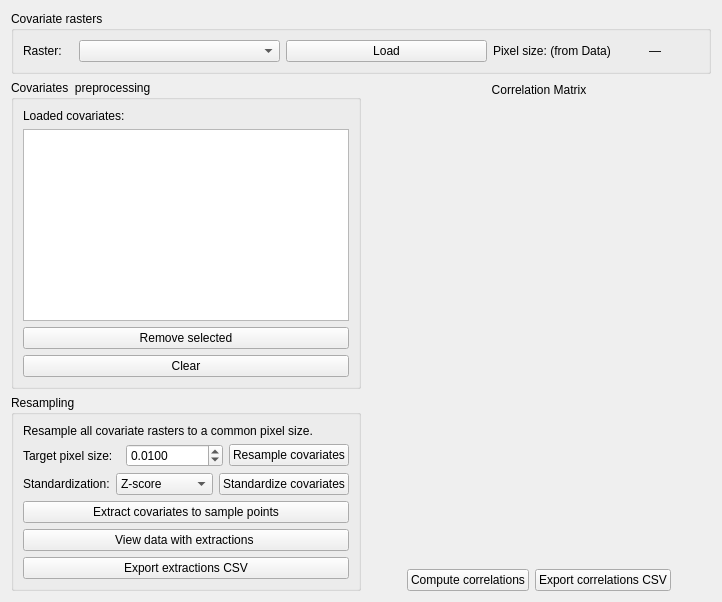
         <widget class="QWidget" name="tabMLCovariables">
          <attribute name="title">
           <string>Covariates</string>
          </attribute>
          <layout class="QVBoxLayout" name="verticalLayoutCovariables">
           <item>
            <widget class="QGroupBox" name="groupCovRasters">
             <property name="title">
              <string>Covariate rasters</string>
             </property>
             <layout class="QHBoxLayout" name="horizontalLayoutCovRasters">
              <item>
               <widget class="QLabel" name="labelRaster">
                <property name="maximumSize">
                 <size>
                  <width>50</width>
                  <height>16777215</height>
                 </size>
                </property>
                <property name="text">
                 <string>Raster:</string>
                </property>
               </widget>
              </item>
              <item>
               <widget class="QComboBox" name="cmbMLRaster">
                <property name="maximumSize">
                 <size>
                  <width>8000</width>
                  <height>16777215</height>
                 </size>
                </property>
               </widget>
              </item>
              <item>
               <widget class="QPushButton" name="btnMLLoadRaster">
                <property name="text">
                 <string>Load</string>
                </property>
               </widget>
              </item>
              <item>
               <widget class="QLabel" name="lblMLPixelSize">
                <property name="maximumSize">
                 <size>
                  <width>150</width>
                  <height>16777215</height>
                 </size>
                </property>
                <property name="text">
                 <string>Pixel size: (from Data)</string>
                </property>
               </widget>
              </item>
              <item>
               <widget class="QLabel" name="px_import">
                <property name="maximumSize">
                 <size>
                  <width>50</width>
                  <height>16777215</height>
                 </size>
                </property>
                <property name="text">
                 <string>—</string>
                </property>
               </widget>
              </item>
             </layout>
            </widget>
           </item>
           <item>
            <layout class="QHBoxLayout" name="horizontalLayoutMainCov">
             <item>
              <layout class="QVBoxLayout" name="verticalLayoutLeftCov">
               <item>
                <widget class="QGroupBox" name="groupCovPreproc">
                 <property name="title">
                  <string>Covariates  preprocessing</string>
                 </property>
                 <layout class="QVBoxLayout" name="verticalLayoutCovPreproc">
                  <item>
                   <widget class="QLabel" name="labelLoadedCovariates">
                    <property name="text">
                     <string>Loaded covariates:</string>
                    </property>
                   </widget>
                  </item>
                  <item>
                   <layout class="QVBoxLayout" name="verticalLayout_2">
                    <item>
                     <widget class="QListWidget" name="listCovariates"/>
                    </item>
                    <item>
                     <widget class="QPushButton" name="btnRemoveCovariates">
                      <property name="maximumSize">
                       <size>
                        <width>800</width>
                        <height>16777215</height>
                       </size>
                      </property>
                      <property name="text">
                       <string>Remove selected</string>
                      </property>
                     </widget>
                    </item>
                    <item>
                     <widget class="QPushButton" name="btnClear">
                      <property name="maximumSize">
                       <size>
                        <width>800</width>
                        <height>16777215</height>
                       </size>
                      </property>
                      <property name="text">
                       <string>Clear</string>
                      </property>
                     </widget>
                    </item>
                   </layout>
                  </item>
                 </layout>
                </widget>
               </item>
               <item>
                <widget class="QGroupBox" name="groupResampling">
                 <property name="title">
                  <string>Resampling</string>
                 </property>
                 <layout class="QVBoxLayout" name="verticalLayoutResampling">
                  <item>
                   <widget class="QLabel" name="labelResamplingInfo">
                    <property name="text">
                     <string>Resample all covariate rasters to a common pixel size.</string>
                    </property>
                    <property name="wordWrap">
                     <bool>true</bool>
                    </property>
                   </widget>
                  </item>
                  <item>
                   <layout class="QHBoxLayout" name="horizontalLayoutResamplingControls">
                    <item>
                     <widget class="QLabel" name="labelTargetPixelSize">
                      <property name="text">
                       <string>Target pixel size:</string>
                      </property>
                     </widget>
                    </item>
                    <item>
                     <widget class="QDoubleSpinBox" name="spinTargetPixelSize">
                      <property name="decimals">
                       <number>4</number>
                      </property>
                      <property name="minimum">
                       <double>0.000100000000000</double>
                      </property>
                      <property name="maximum">
                       <double>99999999.000000000000000</double>
                      </property>
                      <property name="value">
                       <double>0.010000000000000</double>
                      </property>
                     </widget>
                    </item>
                    <item>
                     <widget class="QPushButton" name="btnResampleCovariates">
                      <property name="text">
                       <string>Resample covariates</string>
                      </property>
                     </widget>
                    </item>
                   </layout>
                  </item>
                  <item>
                   <layout class="QHBoxLayout" name="horizontalLayoutStandardization">
                    <item>
                     <widget class="QLabel" name="labelStandardization">
                      <property name="text">
                       <string>Standardization:</string>
                      </property>
                     </widget>
                    </item>
                    <item>
                     <widget class="QComboBox" name="cmbStandardizeMethod">
                      <item>
                       <property name="text">
                        <string>Z-score</string>
                       </property>
                      </item>
                      <item>
                       <property name="text">
                        <string>Range [-1,1]</string>
                       </property>
                      </item>
                     </widget>
                    </item>
                    <item>
                     <widget class="QPushButton" name="btnApplyStandardization">
                      <property name="text">
                       <string>Standardize covariates</string>
                      </property>
                     </widget>
                    </item>
                   </layout>
                  </item>
                  <item>
                   <widget class="QPushButton" name="BtnExtract">
                    <property name="text">
                     <string>Extract covariates to sample points</string>
                    </property>
                   </widget>
                  </item>
                  <item>
                   <widget class="QPushButton" name="BtnExtracted">
                    <property name="text">
                     <string>View data with extractions </string>
                    </property>
                   </widget>
                  </item>
                  <item>
                   <widget class="QPushButton" name="btnExportTable">
                    <property name="text">
                     <string>Export extractions CSV</string>
                    </property>
                   </widget>
                  </item>
                 </layout>
                </widget>
               </item>
              </layout>
             </item>
             <item>
              <layout class="QVBoxLayout" name="verticalLayoutRightCorr">
               <item>
                <widget class="QLabel" name="labelCorrTitle">
                 <property name="maximumSize">
                  <size>
                   <width>16777215</width>
                   <height>20</height>
                  </size>
                 </property>
                 <property name="text">
                  <string>Correlation Matrix</string>
                 </property>
                 <property name="alignment">
                  <set>Qt::AlignCenter</set>
                 </property>
                </widget>
               </item>
               <item>
                <layout class="QVBoxLayout" name="verticalLayoutCanvas">
                 <item>
                  <widget class="QWidget" name="CorPlot" native="true"/>
                 </item>
                </layout>
               </item>
               <item>
                <layout class="QHBoxLayout" name="horizontalLayoutCorrButtons">
                 <item>
                  <spacer name="horizontalSpacer_2">
                   <property name="orientation">
                    <enum>Qt::Horizontal</enum>
                   </property>
                   <property name="sizeHint" stdset="0">
                    <size>
                     <width>40</width>
                     <height>20</height>
                    </size>
                   </property>
                  </spacer>
                 </item>
                 <item>
                  <widget class="QPushButton" name="btnComputeCorrelations">
                   <property name="text">
                    <string>Compute correlations</string>
                   </property>
                  </widget>
                 </item>
                 <item>
                  <widget class="QPushButton" name="btnExportCorrCSV">
                   <property name="text">
                    <string>Export correlations CSV</string>
                   </property>
                  </widget>
                 </item>
                 <item>
                  <spacer name="horizontalSpacerCorrButtons">
                   <property name="orientation">
                    <enum>Qt::Horizontal</enum>
                   </property>
                   <property name="sizeHint" stdset="0">
                    <size>
                     <width>40</width>
                     <height>10</height>
                    </size>
                   </property>
                  </spacer>
                 </item>
                </layout>
               </item>
              </layout>
             </item>
            </layout>
           </item>
          </layout>
         </widget>
